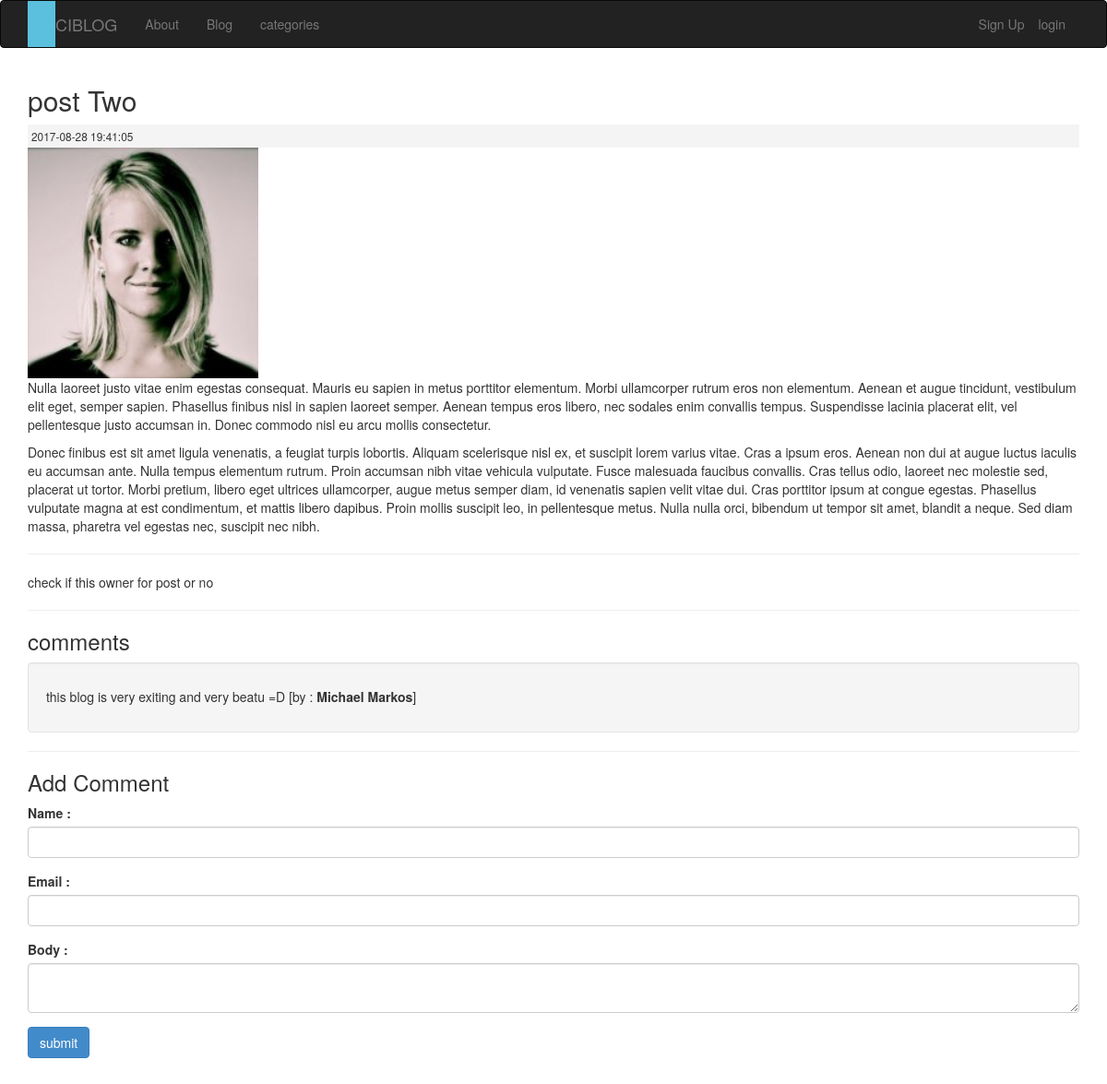
The page /CIblog/posts/post-Two on the database its author committed.
### tables this page shows
CREATE TABLE `posts` (
  `id` int(11) NOT NULL,
  `category_id` int(11) NOT NULL,
  `user_id` int(11) NOT NULL,
  `title` varchar(255) NOT NULL,
  `slug` varchar(255) NOT NULL,
  `body` text NOT NULL,
  `post_image` varchar(255) NOT NULL,
  `created_at` timestamp NOT NULL DEFAULT CURRENT_TIMESTAMP ON UPDATE CURRENT_TIMESTAMP
);

CREATE TABLE `comment` (
  `id` int(11) NOT NULL,
  `post_id` int(11) NOT NULL,
  `name` varchar(255) NOT NULL,
  `email` varchar(255) NOT NULL,
  `body` text NOT NULL,
  `created_at` timestamp NOT NULL DEFAULT CURRENT_TIMESTAMP ON UPDATE CURRENT_TIMESTAMP
);

### CIblog/application/controllers/posts.php (called while the page is built, shortened)
<?php
class Posts extends CI_Controller {
      public function view($slug=NULL)
      {
        $data['post']=$this->post_model->get_posts($slug);
        $post_id=$data['post']['id'];
        $data['comment']=$this->comment_model->get_comment($post_id);
        $data['title']=$data['post']['title'];
        $this->load->view('templates/header');
        $this->load->view('posts/view',$data);
        $this->load->view('templates/footer');
      }
}

### CIblog/index.php (called while the page is built, shortened)
<?php
require_once BASEPATH.'core/CodeIgniter.php';

### CIblog/application/models/post_model.php (called while the page is built, shortened)
<?php
class Post_model extends CI_Model {
    public function get_posts($slug = FALSE)
    {
      $query= $this->db->get_where('posts',array('slug' => $slug ));
      return $query->row_array();
    }
}

### CIblog/application/models/comment_model.php (called while the page is built, shortened)
<?php
class Comment_model extends CI_Model {
    public function get_comment($post_id)
    {
      $query=$this->db->get_where('comment', array('post_id' =>$post_id ));
      return $query->result_array();
    }
}

### CIblog/application/views/posts/view.php (the view, shortened to what this page needs)
<h2><?php echo $post['title'];?></h2>
<small class='post-date'><?php echo  $post['created_at'];?></small>
<img src="<?php echo site_url(); ?>asset/images/posts/<?php echo $post['post_image'] ;?>" width="250" height="250" />
<div class="post_body" >
<?php echo $post['body']; ?>
</div>
<hr>
check if this owner for post or no
<hr>
<h3>comments</h3>
    <?php if($comment) : ?>
      <?php foreach ($comment as $comment) : ?>
        <div class="well">
      <h5><?php echo $comment['body']; ?> [by : <strong><?php echo $comment['name'];?></strong>]</h5>
    </div>
      <?php endforeach; ?>
    <?php else : ?>
<p> No Comments To Display </p>
<?php endif;?>
<hr>
<h3>Add Comment</h3>
<?php echo form_open('/comment/create/'.$post['id']); ?>
    <div class="form-group">
      <label>Name :</label>
      <input type="text" name="name" class="form-control" />
    </div>
    <div class="form-group">
      <label>Email :</label>
      <input type="text" name="email" class="form-control" />
    </div>
    <div class="form-group">
      <label>Body :</label>
      <textarea type="text" name="body" class="form-control" /></textarea>
    </div>
    <input type="submit" class="btn btn-primary" value="submit"/>
</form>
<br><br><br>

### CIblog/application/views/templates/header.php (shortened to what this page needs)
<!DOCTYPE html>
<html lang="en">
  <head>
    <link rel="stylesheet" href="<?= base_url()?>asset/css/bootstrap.css">
    <link rel='stylesheet' href="<?= base_url()?>asset/css/font-awesome.min.css" />
    <link rel='stylesheet' href="<?= base_url()?>asset/css/style.css" />
  </head>
  <body>
    <nav class="navbar navbar-inverse">
      <div class="container">
        <div class="navbar-brand">
        </div>
        <div class="navbar-link">
          <span class="navbar-brand label-info" ><?php echo  $this->session->userdata('username')?></h3></span>
          <a class="navbar-brand" href="<?= base_url();?>posts">CIBLOG</a>
        </div>
        <div id="navbar">
          <ul class="nav navbar-nav">
            <li><a href="<?= base_url();?>about">About</a></li>
            <li><a href="<?= base_url();?>posts">Blog</a></li>
            <li><a href="<?= base_url();?>categories">categories</a></li>
          </ul>
          <?php if(!$this->session->userdata('logged_in')) : ?>
            <ul class="nav navbar-nav navbar-right">
              <li><a href="<?= base_url();?>users/login">login</a></li>
            </ul>
            <ul class="nav navbar-nav navbar-right">
              <li><a href="<?= base_url();?>users/register">Sign Up</a></li>
            </ul>
        <?php endif; ?>
        </div>
      </div>
    </nav>
    <div class="container">

### CIblog/application/views/templates/footer.php (shortened to what this page needs)
</div>
</body>
</html>

### CIblog/asset/css/style.css (style rules this page uses)
.post-date { background : #f4f4f4; padding: 4px; margin: 3 0; display: block; }

### rows shown on the page
posts: title "post Two", created_at "2017-08-28 19:41:05", post_image (picture), body "Nulla laoreet justo vitae enim egestas consequat. Mauris eu sapien in metus porttitor elementum. Morbi ullamcorper rutrum eros non elementum. Aenean et augue tincidunt, vestibulum elit eget, semper sapien. Phasellus finibus nisl in sapien laoreet semper. Aenean tempus eros libero, nec sodales enim convallis tempus. Suspendisse lacinia placerat elit, vel pellentesque justo accumsan in. Donec commodo nisl eu arcu mollis consectetur. Donec finibus est sit amet ligula venenatis, a feugiat turpis lobortis. Aliquam scelerisque nisl ex, et suscipit lorem varius vitae. Cras a ipsum eros. Aenean non dui at augue luctus iaculis eu accumsan ante. Nulla tempus elementum rutrum. Proin accumsan nibh…"
comment: body "this blog is very exiting and very beatu =D", name "Michael Markos"
